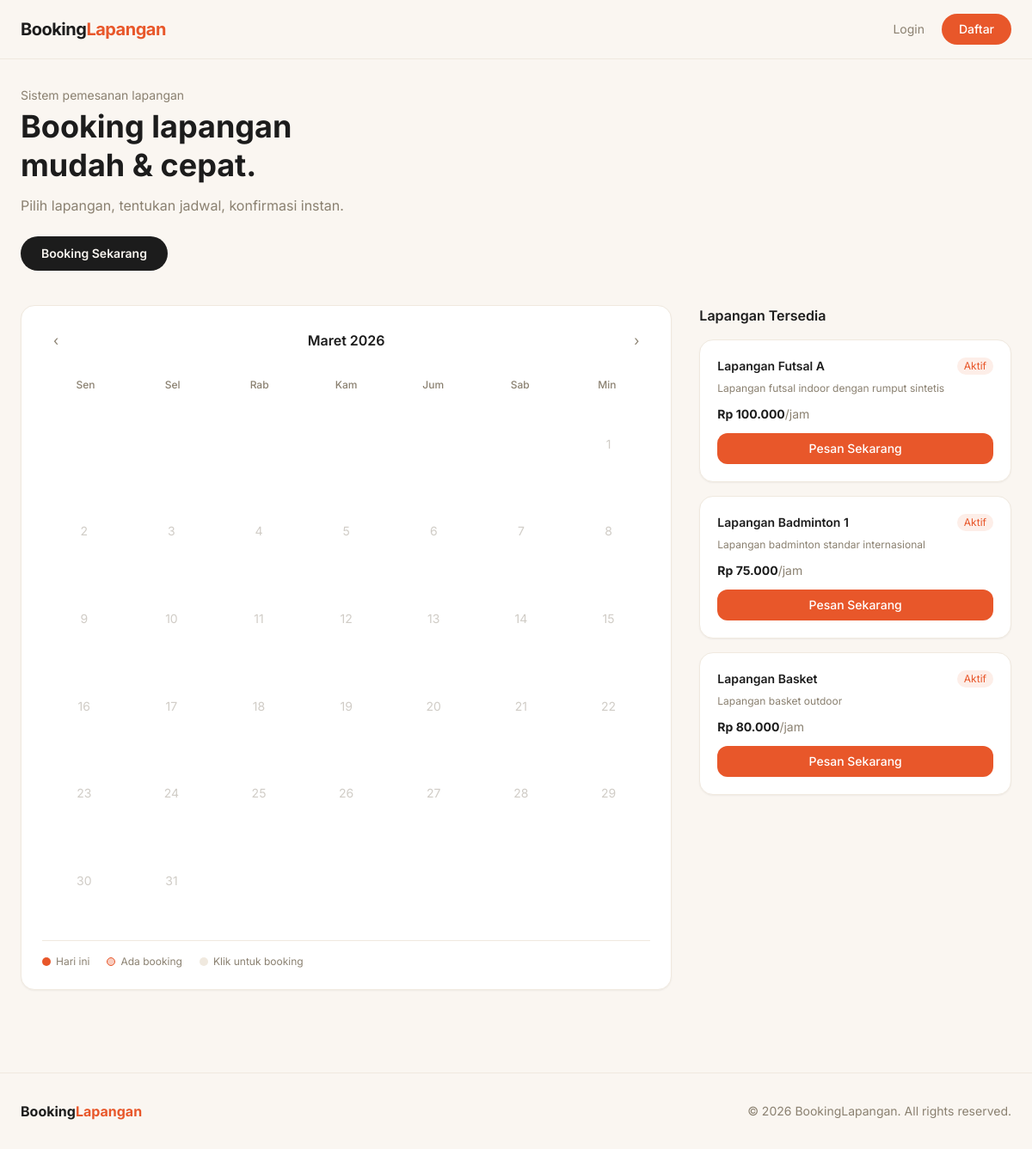
The app's page /?bulan=3&tahun=2026 with its own data.
### tables this page shows
CREATE TABLE lapangan (
    id INT AUTO_INCREMENT PRIMARY KEY,
    nama VARCHAR(100) NOT NULL,
    deskripsi TEXT,
    harga_per_jam DECIMAL(10,2) NOT NULL,
    status ENUM('aktif','nonaktif') DEFAULT 'aktif'
);

### index.php (the view, shortened to what this page needs)
<?php
require_once 'config/db.php';
$bulan = isset($_GET['bulan']) ? (int)$_GET['bulan'] : (int)date('m');
$tahun = isset($_GET['tahun']) ? (int)$_GET['tahun'] : (int)date('Y');
$hariPertama = mktime(0, 0, 0, $bulan, 1, $tahun);
$jumlahHari = date('t', $hariPertama);
$hariAwal = date('N', $hariPertama);
$lapangan = $conn->query("SELECT * FROM lapangan WHERE status='aktif'")->fetch_all(MYSQLI_ASSOC);
$namaBulan = ['','Januari','Februari','Maret','April','Mei','Juni','Juli','Agustus','September','Oktober','November','Desember'];
include 'includes/header.php';
?>
<div class="mb-10">
    <p class="text-muted text-sm mb-1">Sistem pemesanan lapangan</p>
    <h1 class="text-4xl font-bold text-charcoal leading-tight mb-3">
        Booking lapangan<br>mudah & cepat.
    </h1>
    <p class="text-muted mb-6">Pilih lapangan, tentukan jadwal, konfirmasi instan.</p>
    <div class="flex gap-3">
        <a href="booking.php" class="bg-charcoal text-cream px-6 py-2.5 rounded-full font-semibold text-sm hover:bg-charcoal-light transition">
            Booking Sekarang
        </a>
    </div>
</div>
<div class="grid grid-cols-1 lg:grid-cols-3 gap-8">
    <div class="lg:col-span-2">
        <div class="bg-white rounded-2xl border border-cream-dark p-6 shadow-sm">
            <div class="flex justify-between items-center mb-6">
                <a href="?bulan=<?= $bulan-1 ?>&tahun=<?= $tahun ?>"
                   class="w-8 h-8 flex items-center justify-center rounded-full hover:bg-cream-dark transition text-muted">
                    &#8249;
                </a>
                <h2 class="font-semibold text-charcoal"><?= $namaBulan[$bulan] . ' ' . $tahun ?></h2>
                <a href="?bulan=<?= $bulan+1 ?>&tahun=<?= $tahun ?>"
                   class="w-8 h-8 flex items-center justify-center rounded-full hover:bg-cream-dark transition text-muted">
                    &#8250;
                </a>
            </div>
            <div class="grid grid-cols-7 text-center mb-2">
                <?php foreach (['Sen','Sel','Rab','Kam','Jum','Sab','Min'] as $h): ?>
                    <div class="text-xs font-medium text-muted py-1"><?= $h ?></div>
                <?php endforeach; ?>
            </div>
            <div class="grid grid-cols-7 gap-1">
                <?php
                for ($i = 1; $i < $hariAwal; $i++) echo '<div></div>';
                $today = date('Y-m-d');
                for ($hari = 1; $hari <= $jumlahHari; $hari++):
                    $tgl = sprintf('%04d-%02d-%02d', $tahun, $bulan, $hari);
                    $isToday = ($tgl === $today);
                    $isPast = ($tgl < $today);
                ?>
                <div onclick="<?= !$isPast ? "window.location='booking.php?tanggal={$tgl}'" : '' ?>"
                     class="relative flex flex-col items-center justify-center aspect-square rounded-xl text-sm transition
                     <?= $isPast ? 'text-muted/40 cursor-not-allowed' : 'cursor-pointer hover:bg-cream-dark' ?>
                     <?= $isToday ? 'bg-terra text-white hover:bg-terra-dark' : '' ?>">
                    <span><?= $hari ?></span>
                </div>
                <?php endfor; ?>
            </div>
            <div class="flex gap-5 mt-5 pt-4 border-t border-cream-dark text-xs text-muted">
                <span class="flex items-center gap-1.5"><span class="w-2.5 h-2.5 bg-terra rounded-full"></span> Hari ini</span>
                <span class="flex items-center gap-1.5"><span class="w-2.5 h-2.5 bg-terra/30 rounded-full border border-terra"></span> Ada booking</span>
                <span class="flex items-center gap-1.5"><span class="w-2.5 h-2.5 bg-cream-dark rounded-full"></span> Klik untuk booking</span>
            </div>
        </div>
    </div>
    <div class="space-y-4">
        <h2 class="font-semibold text-charcoal">Lapangan Tersedia</h2>
        <?php foreach ($lapangan as $l): ?>
        <div class="bg-white rounded-2xl border border-cream-dark p-5 shadow-sm hover:border-terra/40 transition">
            <div class="flex justify-between items-start mb-2">
                <h3 class="font-semibold text-charcoal text-sm"><?= htmlspecialchars($l['nama']) ?></h3>
                <span class="text-xs bg-terra-light text-terra px-2 py-0.5 rounded-full">Aktif</span>
            </div>
            <p class="text-xs text-muted mb-3"><?= htmlspecialchars($l['deskripsi']) ?></p>
            <p class="font-bold text-charcoal text-sm mb-3">Rp <?= number_format($l['harga_per_jam'], 0, ',', '.') ?><span class="font-normal text-muted">/jam</span></p>
            <a href="booking.php?lapangan_id=<?= $l['id'] ?>"
               class="block text-center bg-terra text-white py-2 rounded-xl text-sm font-medium hover:bg-terra-dark transition">
                Pesan Sekarang
            </a>
        </div>
        <?php endforeach; ?>
    </div>
</div>
<?php include 'includes/footer.php'; ?>

### records on screen
lapangan: nama "Lapangan Futsal A", deskripsi "Lapangan futsal indoor dengan rumput sintetis", harga_per_jam "100.000"
lapangan: nama "Lapangan Badminton 1", deskripsi "Lapangan badminton standar internasional", harga_per_jam "75.000"
lapangan: nama "Lapangan Basket", deskripsi "Lapangan basket outdoor", harga_per_jam "80.000"

### other values on screen
$namaBulan[$bulan] "Maret"
$tahun "2026"
$h "Sen"
$h "Sel"
$h "Rab"
$h "Kam"
$h "Jum"
$h "Sab"
$h "Min"
